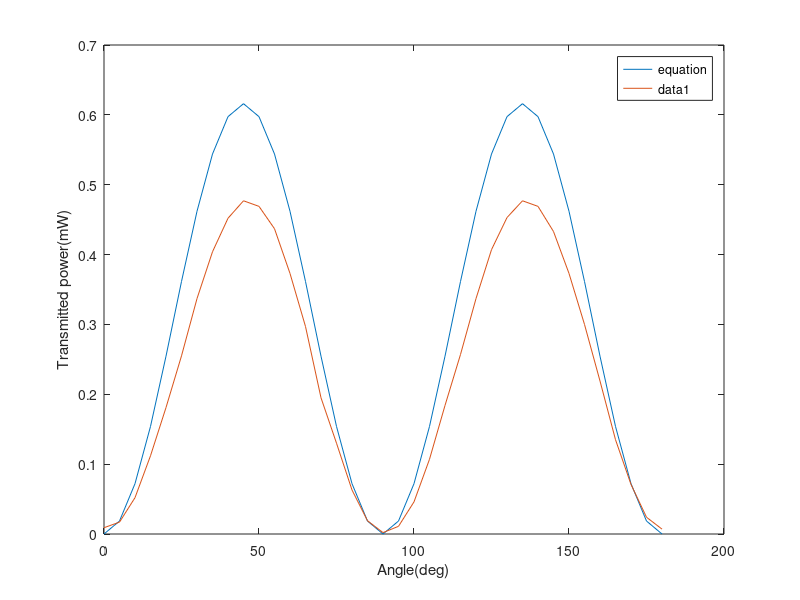

The MATLAB script that drew this image:
% x = 0:10:190;
% y1 = 2.464*(cos(x*pi/180)).^2;
% y2 = [2.2, 2.13, 1.93, 1.63, 1.26, 0.88, 0.52, 0.25, 0.06, 0.014, 0.06, 0.21, 0.49, 0.83, 1.22, 1.59, 1.88, 2.09, 2.16, 2.1];
% y2 = y2 - 0.003;
% figure(1);
% plot(x, y1); legend('equation') ;
% hold on;
% plot(x, y2);
% ylabel('Transmitted power(mW)');xlabel('Angle(deg)');

x = 0:5:180;
y = 2.464/4*(sin(2*x*pi/180)).^2;
y1 = [0.012, 0.02, 0.055, 0.115, 0.184, 0.258, 0.34, 0.407, 0.455, 0.48, 0.472, 0.44, 0.376, 0.3, 0.198, 0.133, 0.066, 0.022, 0.005, 0.014,...
    0.049, 0.11, 0.187, 0.26, 0.34, 0.41, 0.456, 0.48, 0.472, 0.436, 0.376, 0.303, 0.222, 0.138, 0.074, 0.027, 0.01];
y1 = y1-0.003;
figure(2);
plot(x, y); legend('equation')
hold on;
plot(x, y1);
ylabel('Transmitted power(mW)');xlabel('Angle(deg)');
